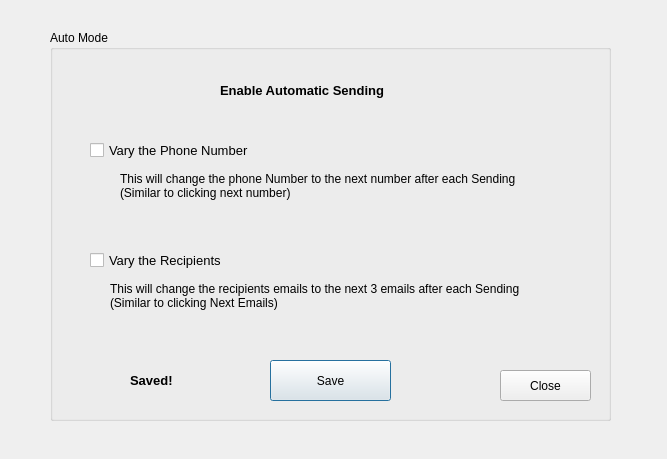
<?xml version="1.0" encoding="UTF-8"?>
<ui version="4.0">
 <class>Dialog</class>
 <widget class="QDialog" name="Dialog">
  <property name="geometry">
   <rect>
    <x>0</x>
    <y>0</y>
    <width>667</width>
    <height>459</height>
   </rect>
  </property>
  <property name="windowTitle">
   <string>Automatic Sending</string>
  </property>
  <widget class="QGroupBox" name="groupBox">
   <property name="geometry">
    <rect>
     <x>50</x>
     <y>30</y>
     <width>561</width>
     <height>391</height>
    </rect>
   </property>
   <property name="title">
    <string>Auto Mode</string>
   </property>
   <widget class="QPushButton" name="pushButton">
    <property name="geometry">
     <rect>
      <x>220</x>
      <y>330</y>
      <width>121</width>
      <height>41</height>
     </rect>
    </property>
    <property name="text">
     <string>Save</string>
    </property>
   </widget>
   <widget class="QPushButton" name="pushButton_2">
    <property name="geometry">
     <rect>
      <x>450</x>
      <y>340</y>
      <width>91</width>
      <height>31</height>
     </rect>
    </property>
    <property name="text">
     <string>Close</string>
    </property>
   </widget>
   <widget class="QCheckBox" name="varyNumber">
    <property name="geometry">
     <rect>
      <x>40</x>
      <y>100</y>
      <width>261</width>
      <height>41</height>
     </rect>
    </property>
    <property name="font">
     <font>
      <family>Segoe UI</family>
      <pointsize>10</pointsize>
      <weight>50</weight>
      <bold>false</bold>
     </font>
    </property>
    <property name="text">
     <string>Vary the Phone Number</string>
    </property>
   </widget>
   <widget class="QLabel" name="label">
    <property name="geometry">
     <rect>
      <x>80</x>
      <y>340</y>
      <width>131</width>
      <height>20</height>
     </rect>
    </property>
    <property name="font">
     <font>
      <pointsize>10</pointsize>
      <weight>75</weight>
      <bold>true</bold>
     </font>
    </property>
    <property name="text">
     <string>Saved!</string>
    </property>
   </widget>
   <widget class="QCheckBox" name="varyRecip">
    <property name="geometry">
     <rect>
      <x>40</x>
      <y>210</y>
      <width>261</width>
      <height>41</height>
     </rect>
    </property>
    <property name="font">
     <font>
      <family>Segoe UI</family>
      <pointsize>10</pointsize>
      <weight>50</weight>
      <bold>false</bold>
     </font>
    </property>
    <property name="text">
     <string>Vary the Recipients</string>
    </property>
   </widget>
   <widget class="QLabel" name="label_2">
    <property name="geometry">
     <rect>
      <x>70</x>
      <y>110</y>
      <width>491</width>
      <height>91</height>
     </rect>
    </property>
    <property name="text">
     <string>This will change the phone Number to the next number after each Sending
(Similar to clicking next number)</string>
    </property>
   </widget>
   <widget class="QLabel" name="dfdf">
    <property name="geometry">
     <rect>
      <x>60</x>
      <y>220</y>
      <width>491</width>
      <height>91</height>
     </rect>
    </property>
    <property name="text">
     <string>This will change the recipients emails to the next 3 emails after each Sending
(Similar to clicking Next Emails)</string>
    </property>
   </widget>
   <widget class="QLabel" name="label_3">
    <property name="geometry">
     <rect>
      <x>170</x>
      <y>40</y>
      <width>291</width>
      <height>41</height>
     </rect>
    </property>
    <property name="font">
     <font>
      <family>Segoe UI</family>
      <pointsize>10</pointsize>
      <weight>75</weight>
      <bold>true</bold>
     </font>
    </property>
    <property name="text">
     <string>Enable Automatic Sending</string>
    </property>
   </widget>
  </widget>
 </widget>
 <resources/>
 <connections/>
</ui>
